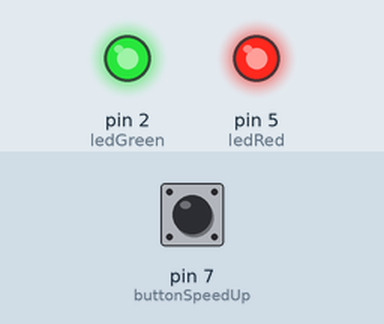
Bench run of a sketch on a simulated Arduino Uno, built with avr-gcc and run on an emulated ATmega328P. On the bench: output pins drawn as LEDs (lit = HIGH). Dashed ring = blinking. The inputs (shaded band) are chosen by the test bench; at power-on: pin 7 (buttonSpeedUp) HIGH.

Above: at 1.2 s.
1.3 s: pin 7 (buttonSpeedUp) pulled LOW for 1 s
At 1.55 s:
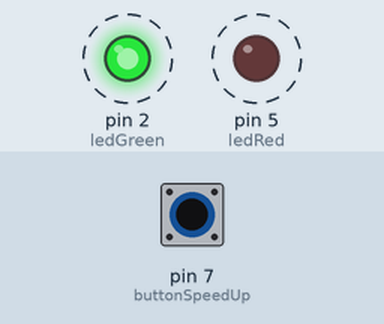
4.3 s: pin 7 (buttonSpeedUp) pulled LOW for 3.2 s
At 4.45 s:
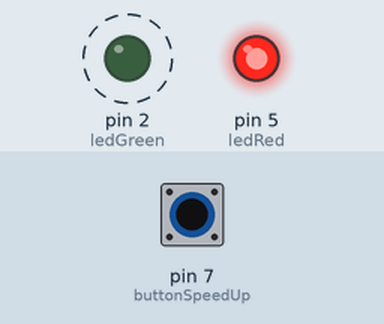
Timing chart, 0 to 9.0 s (numbered marks = the images above; inputs shaded):
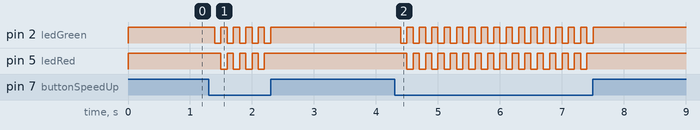

Measured:
- after the input at 1.3 s, pin 2 (ledGreen): alternates HIGH for 0.10 s and LOW for 0.10 s, 10 changes in all, then stays HIGH, starting after 0.10 s; pin 5 (ledRed): alternates HIGH for 0.10 s and LOW for 0.10 s, 8 changes in all, then stays HIGH, starting after 0.20 s
- after the input at 4.3 s, pin 2 (ledGreen): alternates HIGH for 0.10 s and LOW for 0.10 s, 32 changes in all, then stays HIGH, starting after 0.10 s; pin 5 (ledRed): alternates HIGH for 0.10 s and LOW for 0.10 s, 30 changes in all, then stays HIGH, starting after 0.20 s

The sketch:

tugas-arduino-1-2.ino
```cpp
#define ledGreen 2
#define ledRed 5
#define buttonSpeedUp 7
void setup() {
  // put your setup code here, to run once:
  Serial.begin(9600);
  pinMode(buttonSpeedUp, INPUT);
  digitalWrite(buttonSpeedUp, HIGH);

  pinMode(ledGreen, OUTPUT);
  pinMode(ledRed, OUTPUT);
}

void speedMode(int option){
  if(option == 1){
    digitalWrite(ledGreen, HIGH);
    delay(100);
    digitalWrite(ledGreen, LOW);
    digitalWrite(ledRed, HIGH);
    delay(100);
    digitalWrite(ledRed, LOW);
  }else{
    digitalWrite(ledGreen, HIGH);
    digitalWrite(ledRed, HIGH);
  }
}

void loop() {
  // put your main code here, to run repeatedly:
  int isButtonPressed = digitalRead(buttonSpeedUp);

  if(isButtonPressed == 0){
    speedMode(1);
  }else{
    speedMode(0);
  }

}
```
